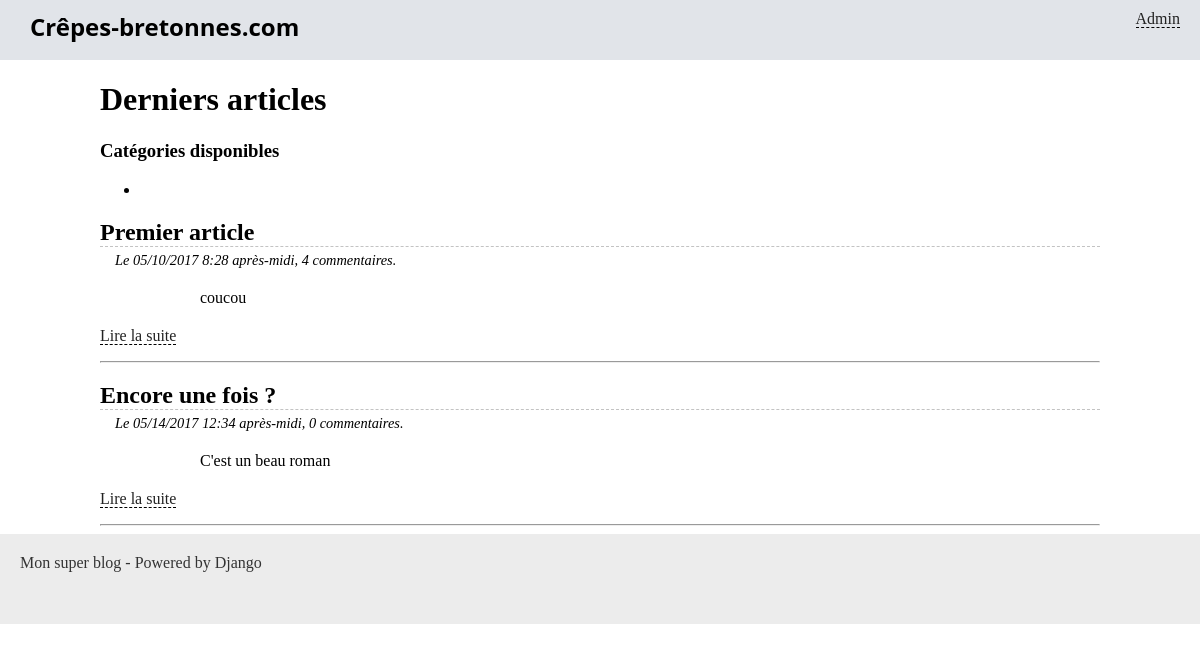
The page /blog/ on the database as committed earlier.
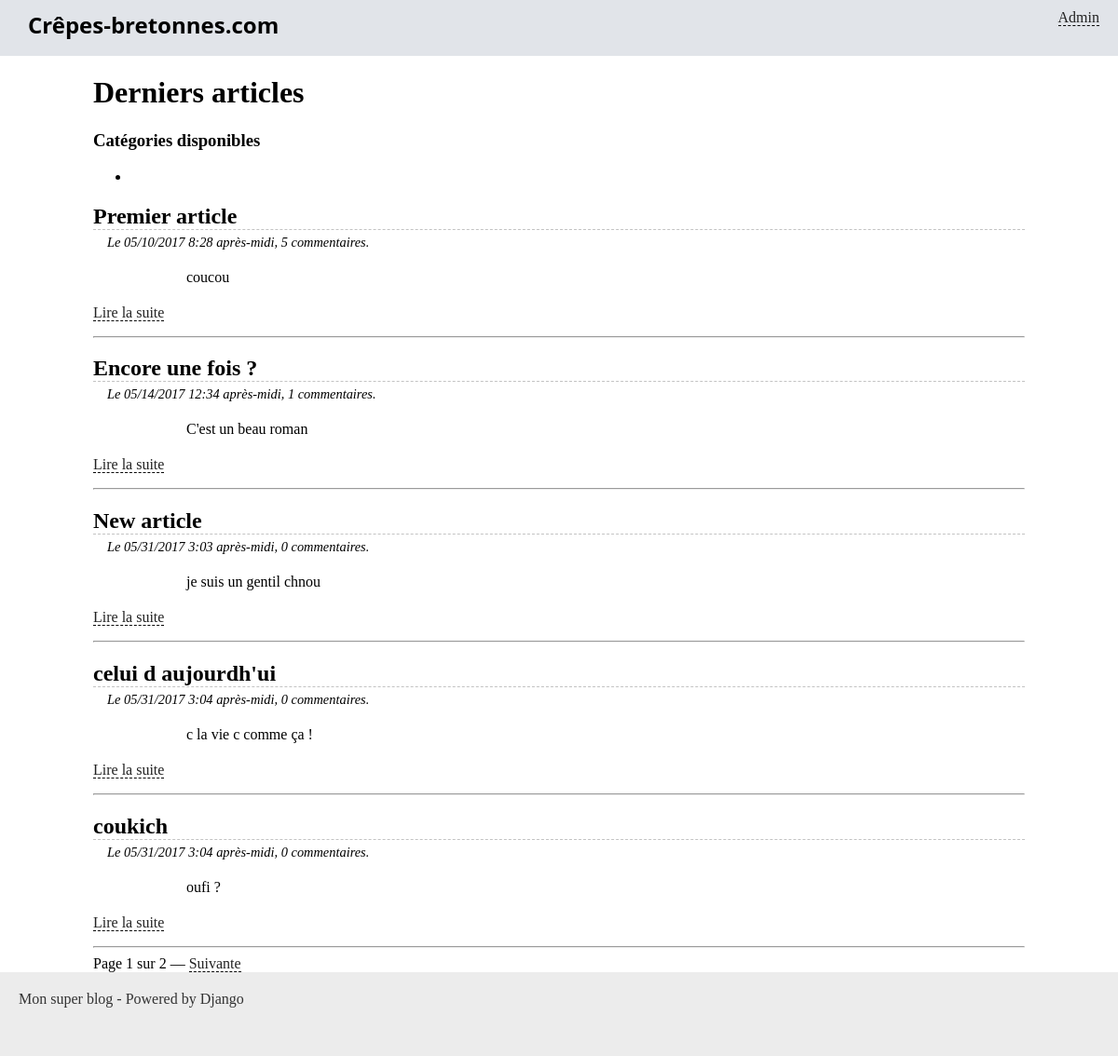
The same page on the database as committed later.
### blog/models.py (models this page shows, shortened)
class Article(models.Model):
    titre = models.CharField(max_length=100)
    slug = models.SlugField()
    auteur = models.CharField(max_length=42)
    contenu = models.TextField(null=True)
    date = models.DateTimeField(verbose_name="Date de parution",
                                auto_now_add=True, auto_now=False)
    is_visible = models.BooleanField(verbose_name="Article publié ?",
                                     default=False)
    categorie = models.ForeignKey('Categorie')

### blog/views.py (the view)
# urls.py: url(r'^categorie/(\d+)$', ListeArticles.as_view(), name='blog_categorie'),
class ListeArticles(ListView):
    model = Article
    context_object_name = "derniers_articles"
    template_name = "blog/accueil.html"
    paginate_by = 5
    def get_context_data(self, **kwargs):
        context = super(ListeArticles, self).get_context_data(**kwargs)
        context['categories'] = Categorie.objects.all()
        return context

### crepes/context_processors.py (called while the page is built)
def get_infos(request):
    date_actuelle = datetime.now()
    return {'date_actuelle': date_actuelle}

def inject_constantes(request):
	return {'taux_change': 1.41}

def inject_taux_change(request):
	return {'taux_change': 1.618033989}

### blog/templates/blog/accueil.html (shortened to what this page needs)
{% extends "blog/base.html" %}
{% block content %}
	<h1>Derniers articles</h1>
	<h3>Catégories disponibles</h3>
<ul>
{% for categorie in categories %}
    <li><a href="{% url "blog_categorie" categorie.id %}">{{ categorie.nom }}</a></li>
{% endfor %}
</ul>
	{% for article in derniers_articles %}
		<h2 class="titre-article">{{ article.titre }}</h2>
		<p class="infos-article">Le {{ article.date|date:'SHORT_DATETIME_FORMAT' }}, {{article.comment_set.count}} commentaires.</p>
		<div class="contenu-article">
			{{ article.contenu|safe|truncatewords_html:30 }}
		</div>
		<p><a href="{% url 'blog_lire' article.pk %}">Lire la suite</a></p>
		<hr />
	{% endfor %}
{% if is_paginated %}
    <div class="pagination">
           Page {{ page_obj.number }} sur {{ page_obj.paginator.num_pages }}
           {% if page_obj.has_next %}
              — <a href="?page={{ page_obj.next_page_number }}">Suivante</a>
           {% endif %}
    </div>
{% endif %}
{% endblock %}

### blog/templates/blog/base.html (shortened to what this page needs)
{% load static %}
<!doctype html>
<html lang="fr">
<head>
    <link rel="stylesheet" href="{% static 'blog/styles.css' %}" />
</head>
<body>
    <header>
    	<aside>
        	<a href="{% url 'admin:index' %}">Admin</a>
        </aside>
        <h1>Crêpes-bretonnes.com</h1>
    </header>
    <div class="container">
    	{% block content %}{% endblock %}
    </div>
    <footer>
        Mon super blog - Powered by Django
    </footer>
</body>
</html>

### blog/static/blog/styles.css (style rules this page uses)
* { box-sizing: border-box; }
body { margin: 0; padding: 0; }
a { color: #222; border-bottom: 1px dashed #000; text-decoration: none; }
.container { margin: 0 auto; width: 1000px; }
header { background-color: #e1e4e9; height: 60px; padding-top: 10px; padding-bottom: 13px; }
header aside { float: right; margin-right: 20px; }
header h1 { margin: 0 30px; font-size: 1.5em; font-family: 'Open Sans'; }
footer { background-color: #ECECEC; color: #333; height: 90px; padding: 20px; }
.titre-article, .titre-comments { border-bottom: 1px dashed #c3c3c3; margin-bottom: 0; }
.infos-article { margin: 5px 0 0 15px; font-style: italic; font-size: 0.9em; }
.contenu-article { margin: 20px auto; width: 80%; }

Rows that differ between the two databases and show on the page:
computed for Article "Premier article": comment_set.count "4" → "5"
computed for Article "Encore une fois ?": comment_set.count "0" → "1"
added Article: titre "New article", date "05/31/2017 3:03 après-midi", comment_set.count "0", contenu "je suis un gentil chnou"
added Article: titre "celui d aujourdh'ui", date "05/31/2017 3:04 après-midi", comment_set.count "0", contenu "c la vie c comme ça !"
added Article: titre "coukich", date "05/31/2017 3:04 après-midi", comment_set.count "0", contenu "oufi ?"
Other text that changed with them:
{{ page_obj.number }}: (not shown) → "1"
{{ page_obj.paginator.num_pages }}: (not shown) → "2"
text now shown: "Page sur — Suivante"
